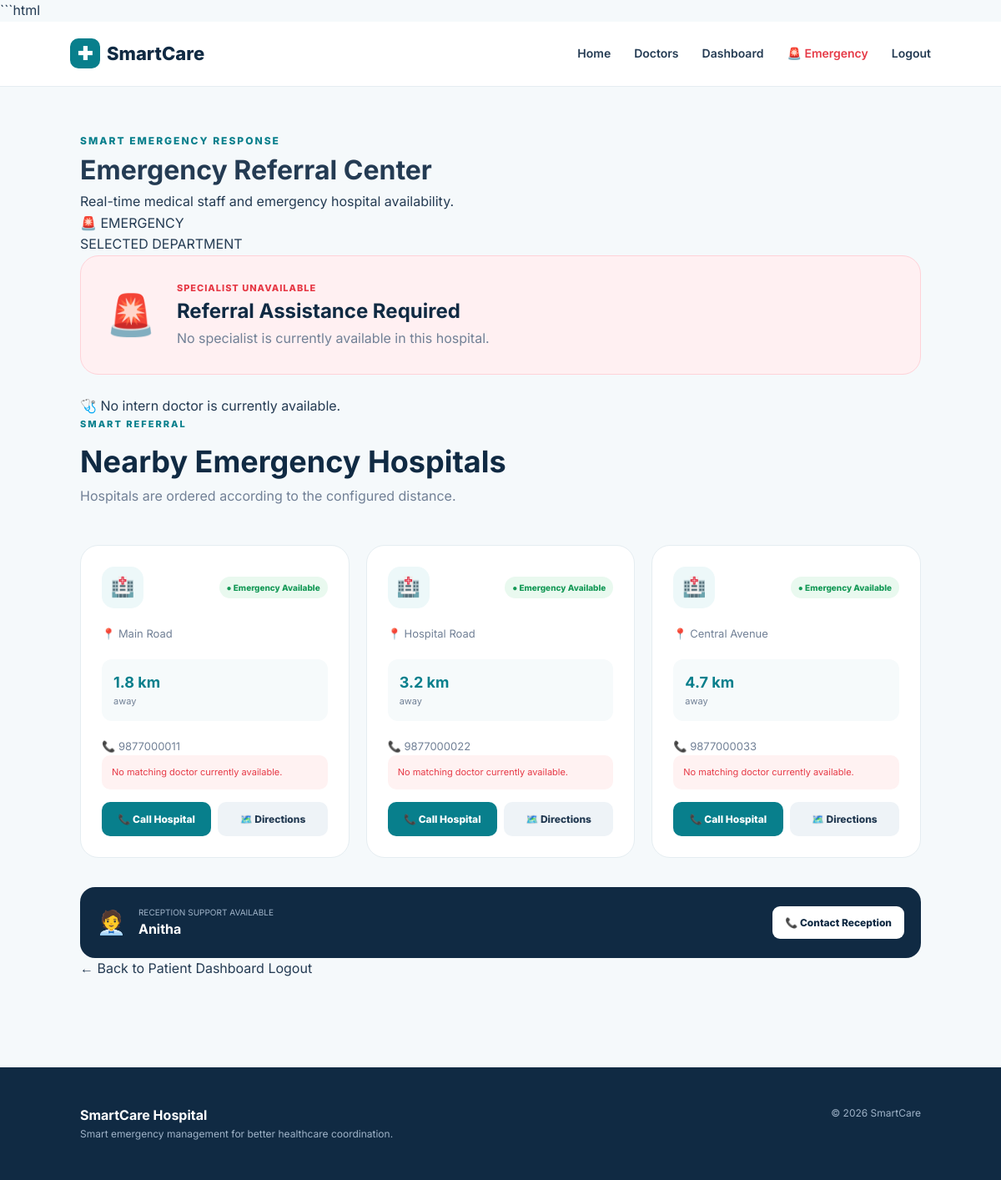
The page /emergency/result (signed in) on the database its author committed.
### tables this page shows
CREATE TABLE hospitals (

            id INTEGER PRIMARY KEY AUTOINCREMENT,

            hospital_name TEXT NOT NULL,

            phone TEXT NOT NULL,

            address TEXT,

            distance REAL,

            latitude REAL,

            longitude REAL,

            emergency_available INTEGER DEFAULT 1
        );

CREATE TABLE receptionists (

            id INTEGER PRIMARY KEY AUTOINCREMENT,

            name TEXT NOT NULL,

            phone TEXT,

            availability TEXT DEFAULT 'Available'
        );

### app.py (the view)
@app.route("/emergency/result")
def emergency_result():
    if "patient_id" not in session:
        return redirect(
            url_for("patient_login")
        )
    department = request.args.get(
        "department",
        ""
    )
    db = get_db()
    doctor = db.execute(
        """
        SELECT *
        FROM doctors
        WHERE department = ?
        AND doctor_type = 'Specialist'
        AND availability = 'Available'
        LIMIT 1
        """,
        (department,)
    ).fetchone()
    intern = db.execute(
        """
        SELECT *
        FROM doctors
        WHERE department = ?
        AND doctor_type = 'Intern'
        AND availability = 'Available'
        LIMIT 1
        """,
        (department,)
    ).fetchone()
    reception = db.execute(
        """
        SELECT *
        FROM receptionists
        WHERE availability = 'Available'
        LIMIT 1
        """
    ).fetchone()
    hospitals = []
    if doctor is None:
        try:
            hospitals = db.execute(
                """
                SELECT
                    h.*,
                    hd.doctor_name,
                    hd.doctor_type,
                    hd.phone AS doctor_phone

                FROM hospitals h

                LEFT JOIN hospital_doctors hd

                ON h.id = hd.hospital_id

                AND hd.department = ?

                AND hd.availability = 'Available'

                WHERE h.emergency_available = 1

                ORDER BY h.distance ASC
                """,
                (department,)
            ).fetchall()
        except Exception as error:
            print(
                "Hospital referral error:",
                error
            )
            hospitals = []
    db.close()
    return render_template(
        "referral.html",
        department=department,
        doctor=doctor,
        intern=intern,
        reception=reception,
        hospitals=hospitals
    )

### database.py (called while the page is built)
def get_db():
    os.makedirs("database", exist_ok=True)
    connection = sqlite3.connect(DATABASE)
    connection.row_factory = sqlite3.Row
    return connection

### templates/referral.html (shortened to what this page needs)
{% extends "base.html" %}
{% block content %}
<div class="referral-page">
    <div class="referral-header">
        <div>
            <span class="eyebrow">
                SMART EMERGENCY RESPONSE
            </span>
            <h1>
                Emergency Referral Center
            </h1>
            <p>
                Real-time medical staff and emergency
                hospital availability.
            </p>
        </div>
        <div class="emergency-badge">
            🚨 EMERGENCY
        </div>
    </div>
    <div class="department-panel">
        <span>
            SELECTED DEPARTMENT
        </span>
    </div>
    {% if doctor %}
    <section class="success-panel">
        <div class="big-icon">
            ✓
        </div>
        <span>
            SPECIALIST AVAILABLE
        </span>
        <h1>
            Doctor Found
        </h1>
        <p>
            A specialist is currently available
            for {{ department }}.
        </p>
    </section>
    <div class="doctor-result">
        <div class="doctor-avatar">
            👨‍⚕️
        </div>
        <div class="doctor-information">
            <h2>
                {{ doctor["name"] }}
            </h2>
            <p>
                {{ doctor["department"] }} Specialist
            </p>
            <span class="available-badge">
                ● Available
            </span>
        </div>
        {% if doctor["phone"] %}
        <a
            href="tel:{{ doctor['phone'] }}"
            class="call-button"
        >
            📞 Call Doctor
        </a>
        {% endif %}
    </div>
    {% else %}
    <section class="referral-alert">
        <div class="alert-icon">
            🚨
        </div>
        <div>
            <span>
                SPECIALIST UNAVAILABLE
            </span>
            <h1>
                Referral Assistance Required
            </h1>
            <p>
                No {{ department }} specialist is currently
                available in this hospital.
            </p>
        </div>
    </section>
    {% if intern %}
    <div class="current-intern">
        <div class="intern-icon">
            👨‍⚕️
        </div>
        <div>
            <span>
                AVAILABLE INTERN
            </span>
            <h2>
                {{ intern["name"] }}
            </h2>
            <p>
                {{ intern["department"] }} Intern
            </p>
            <div class="available-badge">
                ● Available
            </div>
        </div>
        {% if intern["phone"] %}
        <a
            href="tel:{{ intern['phone'] }}"
            class="call-button"
        >
            📞 Call
        </a>
        {% endif %}
    </div>
    {% else %}
    <div class="unavailable-intern">
        🩺 No intern doctor is currently available.
    </div>
    {% endif %}
    <div class="section-heading left">
        <span>
            SMART REFERRAL
        </span>
        <h2>
            Nearby Emergency Hospitals
        </h2>
        <p>
            Hospitals are ordered according to the
            configured distance.
        </p>
    </div>
    <div class="hospital-grid">
    {% for hospital in hospitals %}
        <div class="hospital-card">
            <div class="hospital-top">
                <div class="hospital-icon">
                    🏥
                </div>
                <span class="verified">
                    ● Emergency Available
                </span>
            </div>
            {% if hospital["address"] %}
            <p class="hospital-address">
                📍 {{ hospital["address"] }}
            </p>
            {% endif %}
            {% if hospital["distance"] is not none %}
            <div class="distance">
                <strong>
                    {{ hospital["distance"] }} km
                </strong>
                <span>
                    away
                </span>
            </div>
            {% endif %}
            {% if hospital["phone"] %}
            <p class="hospital-phone">
                📞 {{ hospital["phone"] }}
            </p>
            {% endif %}
            {% if hospital["doctor_name"] %}
            <div class="available-doctor">
                <div class="mini-avatar">
                    👨‍⚕️
                </div>
                <div>
                    <span>
                        Available {{ department }} Doctor
                    </span>
                    <strong>
                        {{ hospital["doctor_name"] }}
                    </strong>
                    {% if hospital["doctor_type"] %}
                    <small>
                        {{ hospital["doctor_type"] }}
                    </small>
                    {% endif %}
                </div>
            </div>
            {% if hospital["doctor_phone"] %}
            <div class="doctor-contact">
                📞 {{ hospital["doctor_phone"] }}
            </div>
            {% endif %}
            {% else %}
            <div class="unavailable-box">
                No matching doctor currently available.
            </div>
            {% endif %}
            <div class="hospital-actions">
                {% if hospital["phone"] %}
                <a
                    href="tel:{{ hospital['phone'] }}"
                    class="call-hospital"
                >
                    📞 Call Hospital
                </a>
                {% endif %}
                {% if hospital["latitude"] is not none
                      and hospital["longitude"] is not none %}
                <a
                    target="_blank"
                    rel="noopener noreferrer"
                    href="https://www.google.com/maps/dir/?api=1&destination={{ hospital['latitude'] }},{{ hospital['longitude'] }}"
                    class="map-button"
                >
                    🗺️ Directions
                </a>
                {% endif %}
            </div>
        </div>
    {% endfor %}
    </div>
    {% endif %}
    {% if reception %}
    <div class="reception-banner">
        <div class="reception-icon">
            🧑‍💼
        </div>
        <div class="reception-information">
            <span>
                RECEPTION SUPPORT AVAILABLE
            </span>
            <strong>
                {{ reception["name"] }}
            </strong>
        </div>
        {% if reception["phone"] %}
        <a
            href="tel:{{ reception['phone'] }}"
        >
            📞 Contact Reception
        </a>
        {% endif %}
    </div>
    {% else %}
    <div class="reception-unavailable">
        🧑‍💼 Emergency reception is currently unavailable.
    </div>
    {% endif %}
    <div class="referral-actions">
        <a
            href="{{ url_for('patient_dashboard') }}"
            class="back-button"
        >
            ← Back to Patient Dashboard
        </a>
        <a
            href="{{ url_for('logout') }}"
            class="logout-button"
        >
            Logout
        </a>
    </div>
</div>
{% endblock %}

### static/style.css (style rules this page uses)
* { margin: 0; padding: 0; box-sizing: border-box; }
:root { --primary: #087f8c; --primary-dark: #05616b; --navy: #102a43; --text: #243b53; --muted: #718096; --bg: #f5f9fb; --white: #ffffff; --border: #e5edf1; --red: #e63946; --green: #159957; --orange: #f59e0b; --shadow: 0 18px 50px rgba(16, 42, 67, 0.08); }
body { font-family: "Inter", sans-serif; background: var(--bg); color: var(--text); line-height: 1.6; }
a { text-decoration: none; color: inherit; }
.badge, .eyebrow { color: var(--primary); font-size: 12px; font-weight: 800; letter-spacing: 2px; }
.section-heading { text-align: center; margin-bottom: 45px; }
.section-heading.left { text-align: left; }
.section-heading span { color: var(--primary); font-size: 11px; font-weight: 800; letter-spacing: 2px; }
.section-heading h2 { font-size: 36px; color: var(--navy); margin-top: 7px; }
.section-heading p { color: var(--muted); }
.emergency-page, .referral-page { padding: 55px 8%; }
.referral-alert { display: flex; gap: 25px; align-items: center; padding: 30px; border-radius: 22px; background: #fff0f2; border: 1px solid #ffd2d8; margin-bottom: 25px; }
.alert-icon { font-size: 48px; }
.referral-alert span, .current-intern span { color: var(--red); font-size: 11px; font-weight: 800; letter-spacing: 1px; }
.referral-alert h1 { color: var(--navy); }
.referral-alert p { color: var(--muted); }
.call-button, .call-hospital, .map-button { padding: 11px 15px; border-radius: 10px; font-size: 12px; font-weight: 800; }
.hospital-grid { display: grid; grid-template-columns: repeat(3, 1fr); gap: 20px; }
.hospital-card { background: white; border: 1px solid var(--border); padding: 25px; border-radius: 22px; transition: 0.25s; }
.hospital-top { display: flex; justify-content: space-between; align-items: center; }
.hospital-icon { width: 50px; height: 50px; border-radius: 15px; background: #edf8f9; display: flex; align-items: center; justify-content: center; font-size: 23px; }
.verified { background: #e9f9ef; color: var(--green); padding: 5px 9px; border-radius: 30px; font-size: 10px; font-weight: 800; }
.hospital-card > p { color: var(--muted); font-size: 13px; }
.distance { margin: 20px 0; padding: 14px; background: #f6fafb; border-radius: 12px; }
.distance strong { display: block; color: var(--primary); font-size: 18px; }
.distance span { font-size: 11px; color: var(--muted); }
.hospital-actions { display: grid; grid-template-columns: 1fr 1fr; gap: 8px; margin-top: 15px; }
.call-hospital { background: var(--primary); color: white; text-align: center; }
.map-button { background: #eef3f7; text-align: center; }
.unavailable-box { padding: 12px; background: #fff2f2; color: var(--red); border-radius: 10px; font-size: 11px; }
.reception-banner { margin-top: 35px; background: #102a43; color: white; border-radius: 18px; padding: 20px; display: flex; align-items: center; gap: 15px; }
.reception-banner div:first-child { font-size: 28px; }
.reception-banner span { display: block; font-size: 10px; color: #9fb3c8; }
.reception-banner strong { display: block; }
.reception-banner a { margin-left: auto; background: white; color: var(--navy); padding: 10px 15px; border-radius: 9px; font-size: 12px; font-weight: 800; }

### rows shown on the page
hospitals: address "Main Road", distance "1.8", phone "9877000011"
hospitals: address "Hospital Road", distance "3.2", phone "9877000022"
hospitals: address "Central Avenue", distance "4.7", phone "9877000033"
receptionists: name "Anitha"
